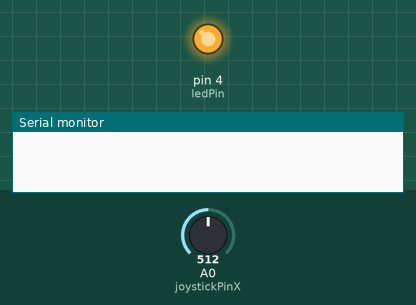
This sketch was run on a simulated Arduino Uno, built with avr-gcc and run on an emulated ATmega328P. Parts: output pins drawn as LEDs (lit = HIGH), the last lines printed to the serial monitor. The inputs (shaded band) are chosen by the test bench; at power-on: A0 (joystickPinX) = 512.

Above: at 1.2 s.
1.3 s: A0 (joystickPinX) set to 716
4.3 s: A0 (joystickPinX) set to 472
5.8 s: A0 (joystickPinX) set to 449
At 8.5 s:
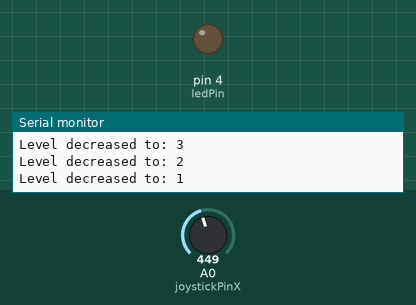
8.8 s: A0 (joystickPinX) set to 542
10.3 s: A0 (joystickPinX) set to 571
At 12.3 s:
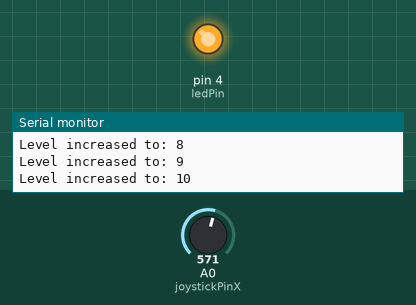
13.3 s: A0 (joystickPinX) set to 306
At 15.9 s:
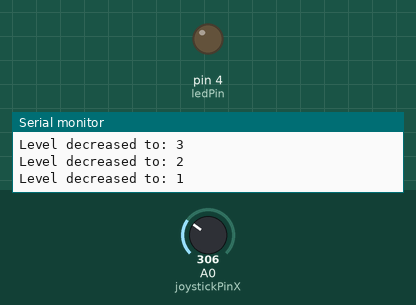
Timing chart, 0 to 17.3 s (numbered marks = the images above; inputs shaded):
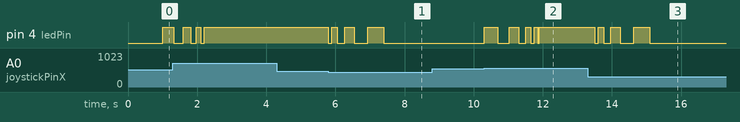

The sketch:

frequency.ino
```cpp
const int joystickPinX = A0;  // Joystick x-axis connected to A0
const int ledPin = 4;         // LED connected to pin 9
const int neutralX = 508;     // Neutral x-axis value (joystick center)
const int threshold = 50;     // Threshold to detect significant movement
int level = 4;                // Initial level
unsigned long previousMillis = 0; // For non-blocking LED blink
unsigned long lastLevelChangeMillis = 0; // For non-blocking delay after level change
int blinkInterval = 1000;     // Initial blink interval (in ms)
const int debounceDelay = 200; // Short delay between level changes (in ms)

void setup() {
  pinMode(ledPin, OUTPUT);
  Serial.begin(9600); // For debugging levels only
}

void loop() {
  int xValue = analogRead(joystickPinX); // Read joystick x-axis value

  // Detect joystick movement to the right or left
  unsigned long currentMillis = millis();
  if (currentMillis - lastLevelChangeMillis >= debounceDelay) {
    if (xValue > neutralX + threshold) {
      increaseLevel();
      lastLevelChangeMillis = currentMillis; // Update the last change time
    } else if (xValue < neutralX - threshold) {
      decreaseLevel();
      lastLevelChangeMillis = currentMillis; // Update the last change time
    }
  }

  // Control LED based on the level
  handleLED();
}

void increaseLevel() {
  if (level < 10) {
    level++;
    Serial.print("Level increased to: ");
    Serial.println(level);
    updateBlinkInterval();
  }
}

void decreaseLevel() {
  if (level > 1) {
    level--;
    Serial.print("Level decreased to: ");
    Serial.println(level);
    updateBlinkInterval();
  }
}

void updateBlinkInterval() {
  // Update blink interval for levels 2-9
  if (level > 1 && level < 10) {
    blinkInterval = map(level, 2, 9, 500, 100); // Faster blinking as level increases
  }
}

void handleLED() {
  unsigned long currentMillis = millis();

  if (level == 1) {
    digitalWrite(ledPin, LOW); // LED off
  } else if (level == 10) {
    digitalWrite(ledPin, HIGH); // Continuous light
  } else {
    // Blinking (non-blocking)
    if (currentMillis - previousMillis >= blinkInterval) {
      previousMillis = currentMillis;
      int ledState = digitalRead(ledPin); // Toggle LED state
      digitalWrite(ledPin, !ledState);
    }
  }
}
```

Measured:
- the behaviour switches between 458 and 457 on A0 (joystickPinX) (found by bisection; images 0 and 1)
- the behaviour switches between 558 and 559 on A0 (joystickPinX) (found by bisection; images 1 and 2)
- after the input at 4.3 s, every drawn part: stays the same
- after the input at 5.8 s, pin 4 (ledPin): goes LOW 0.10 s, HIGH 0.16 s, LOW 0.21 s, HIGH 0.27 s, LOW 0.39 s, HIGH 0.47 s, then LOW, starting at once
- after the input at 8.8 s, every drawn part: stays the same
- after the input at 10.3 s, pin 4 (ledPin): LOW → HIGH at once, → LOW 0.40 s later, → HIGH 0.33 s later, → LOW 0.27 s later, … (9 changes in this stretch)
- after the input at 13.3 s, pin 4 (ledPin): goes LOW 0.10 s, HIGH 0.16 s, LOW 0.22 s, HIGH 0.27 s, LOW 0.39 s, HIGH 0.47 s, then LOW, starting after 0.20 s
